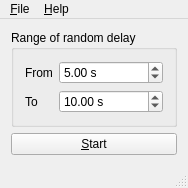
<?xml version="1.0" encoding="UTF-8"?>
<ui version="4.0">
 <class>MainWindow</class>
 <widget class="QMainWindow" name="MainWindow">
  <property name="geometry">
   <rect>
    <x>0</x>
    <y>0</y>
    <width>188</width>
    <height>185</height>
   </rect>
  </property>
  <property name="windowTitle">
   <string>Piip</string>
  </property>
  <widget class="QWidget" name="centralWidget">
   <layout class="QVBoxLayout" name="verticalLayout">
    <item>
     <widget class="QGroupBox" name="groupBox">
      <property name="title">
       <string>Range of random delay</string>
      </property>
      <layout class="QFormLayout" name="formLayout">
       <item row="0" column="0">
        <widget class="QLabel" name="fromLabel">
         <property name="text">
          <string>From</string>
         </property>
        </widget>
       </item>
       <item row="0" column="1">
        <widget class="QDoubleSpinBox" name="fromSpinBox">
         <property name="suffix">
          <string> s</string>
         </property>
         <property name="singleStep">
          <double>0.500000000000000</double>
         </property>
         <property name="value">
          <double>5.000000000000000</double>
         </property>
        </widget>
       </item>
       <item row="1" column="0">
        <widget class="QLabel" name="toLabel">
         <property name="text">
          <string>To</string>
         </property>
        </widget>
       </item>
       <item row="1" column="1">
        <widget class="QDoubleSpinBox" name="toSpinBox">
         <property name="suffix">
          <string> s</string>
         </property>
         <property name="singleStep">
          <double>0.500000000000000</double>
         </property>
         <property name="value">
          <double>10.000000000000000</double>
         </property>
        </widget>
       </item>
      </layout>
     </widget>
    </item>
    <item>
     <widget class="QPushButton" name="startStopButton">
      <property name="toolTip">
       <string>Start or stop beeping</string>
      </property>
      <property name="text">
       <string>&amp;Start</string>
      </property>
     </widget>
    </item>
   </layout>
  </widget>
  <widget class="QMenuBar" name="menuBar">
   <property name="geometry">
    <rect>
     <x>0</x>
     <y>0</y>
     <width>188</width>
     <height>20</height>
    </rect>
   </property>
   <widget class="QMenu" name="menuFile">
    <property name="title">
     <string>&amp;File</string>
    </property>
    <addaction name="actionQuit"/>
   </widget>
   <widget class="QMenu" name="menuHelp">
    <property name="title">
     <string>&amp;Help</string>
    </property>
    <addaction name="actionAbout"/>
   </widget>
   <addaction name="menuFile"/>
   <addaction name="menuHelp"/>
  </widget>
  <widget class="QStatusBar" name="statusBar"/>
  <action name="actionAbout">
   <property name="text">
    <string>&amp;About</string>
   </property>
   <property name="menuRole">
    <enum>QAction::AboutRole</enum>
   </property>
  </action>
  <action name="actionQuit">
   <property name="text">
    <string>&amp;Quit</string>
   </property>
   <property name="menuRole">
    <enum>QAction::QuitRole</enum>
   </property>
  </action>
 </widget>
 <layoutdefault spacing="6" margin="11"/>
 <resources/>
 <connections/>
</ui>
